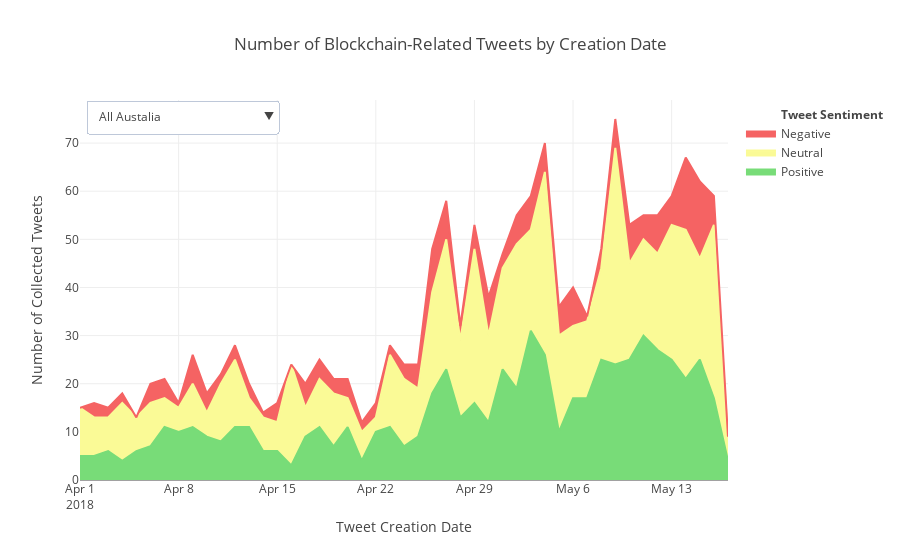

The code cell stored with this chart in its notebook:
### Markdown cell above
This graph is the same like the previous one, but it show data about the tweets related to the selected topic.

### Code cell
plot_area_chart(transform_df(topic_data_df), graph_title = 'Number of Blockchain-Related Tweets by Creation Date')
